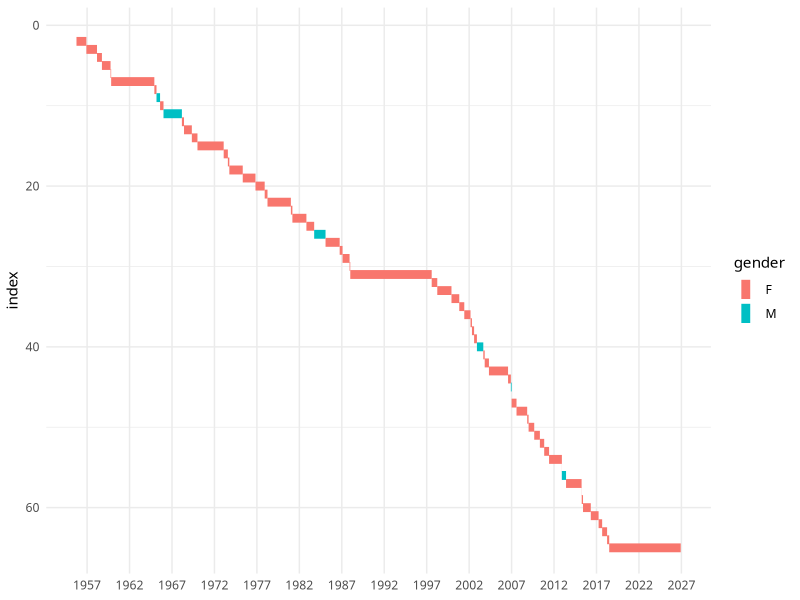
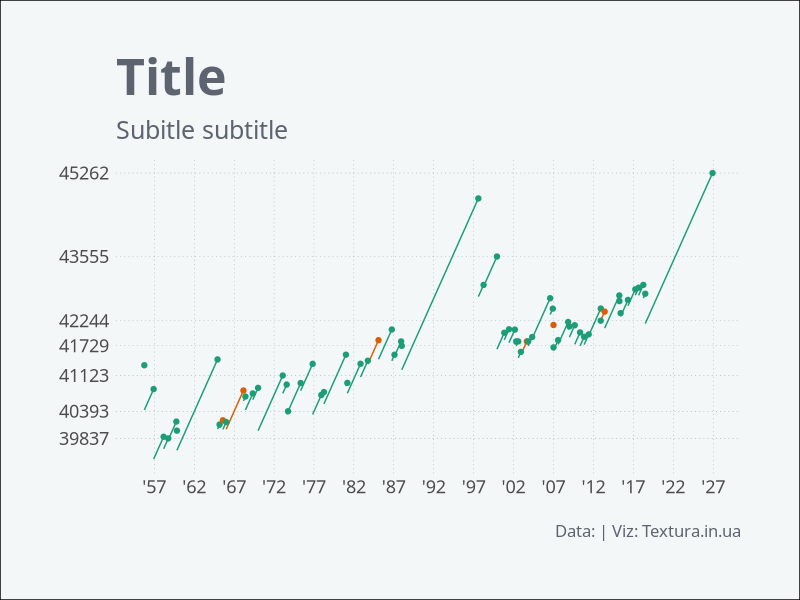

These charts were generated, in order, by the following R code:
library(dplyr)
library(stringr)
library(ggplot2)

Sys.setlocale(category = 'LC_TIME', locale = 'en_US.UTF-8')

df <- read.csv('data.csv', stringsAsFactors = F)

fix_dates <- function(date_vector){
  
  date_vector <- date_vector %>% 
    str_replace_all('Jan.', 'January') %>% 
    str_replace_all('Feb.', 'February') %>% 
    str_replace_all('Mar.', 'March') %>% 
    str_replace_all('Apr.', 'April') %>% 
    str_replace_all('Aug.', 'August') %>% 
    str_replace_all('Sept.', 'September') %>% 
    str_replace_all('Oct.', 'October') %>% 
    str_replace_all('Nov.', 'November') %>% 
    str_replace_all('Dec.', 'December') %>% 
    str_squish()
  
  date_vector <- case_when(
    str_detect(date_vector, '(?<=\\w )\\d') ~ paste0(str_extract(date_vector, '^\\w+'),
                                                    ' 0',
                                                    str_extract(date_vector, '(?<=\\w )\\d'),
                                                    ', ',
                                                    str_extract(date_vector, '\\b\\d{4}\\b'))
  )

  date_vector <- as.Date(date_vector, format = '%B %d, %Y')
      
  return(date_vector)
  
}


df <- df %>% 
  mutate(born = fix_dates(born),
         died = fix_dates(died),
         age = died - born) %>% 
  select(index, born, died, age, gender, is_a_new_record) %>% 
  mutate(reign = lead(died, n = 1) - died,
         became = lag(died),
         lost = died,
         age_became = became - born)

df$died[nrow(df)] <- Sys.Date()
df$lost[nrow(df)] <- Sys.Date()
df$age[nrow(df)] <- df$died[nrow(df)] - df$born[nrow(df)]

# first

ggplot(df)+
  geom_linerange(aes(x = index, ymin = became, ymax = lost, color = gender),
                 size = 3)+
  scale_x_reverse()+
  scale_y_date(date_breaks = '5 years', date_labels = '%Y', minor_breaks = NULL)+
  coord_flip()+
  theme_minimal(base_family = 'Ubuntu Mono')

# second

png(filename = 'oldest.png', width = 1000, height = 600)

ggplot(df)+
  # geom_hline(data = df[df$is_a_new_record == TRUE,], aes(yintercept = age),
  #            linetype = 'dotted', color = '#5D646F', size = 0.4)+
  geom_segment(aes(x = became, y = age_became, xend = died, yend = age, color = gender))+
  geom_point(aes(x = died, y = age, color = gender))+
  scale_color_brewer(type = 'qual', palette = 2)+
  scale_x_date(date_breaks = '5 years', date_labels = '\'%y')+
  scale_y_continuous(breaks = classInt::classIntervals(as.numeric(df$age), 6, style = 'jenks')$brks)+
  labs(title = 'Title',
       subtitle = 'Subitle subtitle',
       caption = 'Data: | Viz: Textura.in.ua')+
  theme_minimal(base_family = 'Ubuntu Mono')+
  theme(
    legend.position = 'none',
    legend.justification = 'left',
    legend.title = element_blank(),
    legend.text = element_text(size = 13),
    legend.spacing.x = unit(5, 'pt'),
    legend.margin = margin(l = -7),
    text = element_text(color = '#5D646F'),
    axis.title = element_blank(),
    axis.text = element_text(size = 13),
    strip.text = element_blank(),
    axis.text.x.bottom = element_text(),
    panel.grid.major = element_line(linetype = 'dotted', color = '#5D646F', size = 0.1),
    panel.grid.minor = element_blank(),
    plot.title = element_text(size = 36, face = 'bold', margin = margin(b = 10)),
    plot.subtitle = element_text(size = 18, margin = margin(b = 10)),
    plot.caption = element_text(size = 12, margin = margin(t = 20)),
    plot.background = element_rect(fill = '#F3F7F7'),
    plot.margin = unit(c(1.5, 1.5, 1.5, 1.5), 'cm')
  )

dev.off()
